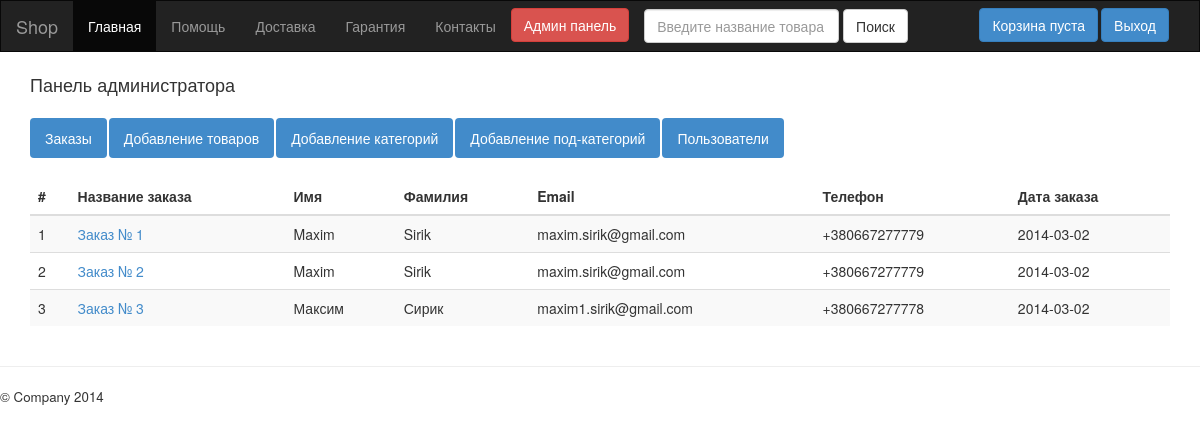
The app's page /?admin (signed in) with its own data.
### tables this page shows
CREATE TABLE IF NOT EXISTS `orders` (
  `id_orders` int(10) NOT NULL AUTO_INCREMENT,
  `id_users` int(10) NOT NULL,
  `time` varchar(255) NOT NULL,
  `link` varchar(255) NOT NULL,
  PRIMARY KEY (`id_orders`)
);

CREATE TABLE IF NOT EXISTS `users` (
  `id` int(10) NOT NULL AUTO_INCREMENT,
  `first_name` varchar(255) DEFAULT NULL,
  `last_name` varchar(255) DEFAULT NULL,
  `email` varchar(255) DEFAULT NULL,
  `password` varchar(255) DEFAULT NULL,
  `level` int(1) DEFAULT NULL,
  `telephone` varchar(15) DEFAULT NULL,
  `date` varchar(255) NOT NULL,
  `cookie` varchar(255) DEFAULT NULL,
  PRIMARY KEY (`id`)
);

### app/ctrlIndex.php (called while the page is built, shortened)
<?php
class ctrlIndex extends ctrl
{
    function admin()
    {
        $this->orders = $this->db->query("SELECT * FROM orders,users WHERE orders.id_users=users.id")->all();
        $this->out('admin.php');
    }
}

### index.php (called while the page is built)
<?php
include "lib/db.php";
include "lib/base.php";
new app(substr($_SERVER['REQUEST_URI'],2));

### lib/db.php (called while the page is built, shortened)
<?php
class db
{
    public function __construct()
    {
        $link = $this->mysqli = new mysqli("mysql.1freehosting.com", "u661937399_1", "jgz822xo1104", "u661937399_1");
    }
    public function query($sql)
    {
        $args = func_get_args();
        $sql = array_shift($args);
        $link = $this->mysqli;
        $args = array_map(function ($param) use ($link) {
            return "'" . $link->escape_string($param) . "'";
        }, $args);
        $sql = str_replace(array('%', '?'), array('%%', '%s'), $sql);
        array_unshift($args, $sql);
        $sql = call_user_func_array('sprintf', $args);
        $this->last = $this->mysqli->query($sql);
        return $this;
    }
}

### tpl/admin.php (the view, shortened to what this page needs)
<div class="container"
<div class="modal-header">
    <h4 class="modal-title" id="myModalLabel">Панель администратора</h4>
</div>
</div>
<br>
<div class="container">
    <div id="tabs">
        <ul class="nav nav-pills">
            <li class="active"><a href="#tabs-1">Заказы</a></li>
            <li class="active"><a href="#tabs-2">Добавление товаров</a></li>
            <li class="active"><a href="#tabs-3">Добавление категорий</a></li>
            <li class="active"><a href="#tabs-4">Добавление под-категорий</a></li>
            <li class="active"><a href="#tabs-5">Пользователи</a></li>
        </ul>
        <div style="margin-top: 20px;">
            <div id="tabs-1">
                <table class="table table-striped">
                    <thead>
                    <tr>
                        <th>#</th>
                        <th>Название заказа</th>
                        <th>Имя</th>
                        <th>Фамилия</th>
                        <th>Email</th>
                        <th>Телефон</th>
                        <th>Дата заказа</th>
                    </tr>
                    </thead>
                    <tbody>
                    <? foreach ($this->orders as $key => $value1) { ?>
                        <tr>
                            <td><?= $value1['id_orders'] ?></td>
                            <td><a href="?adminview/<?= $value1['link'] ?>" target="_blank">Заказ № <?= $value1['id_orders'] ?></a></td>
                            <td><?= $value1['first_name'] ?></td>
                            <td><?= $value1['last_name'] ?></td>
                            <td><?= $value1['email'] ?></td>
                            <td><?= $value1['telephone'] ?></td>
                            <td><?= date('Y-m-d', $value1['time']) ?></td>
                        </tr>
                    <? } ?>
                    </tbody>
                </table>
            </div>
        </div>
    </div>
</div>

### lib/base.php (shortened to what this page needs)
<?php
class ctrl
{
    public function out($tplname, $nested = false)
    {
        if (!$nested) {
            include "tpl/main.php";
        } else
            include "tpl/" . $tplname;
    }
}
class app
{
    public function __construct($path)
    {
        $this->route = explode('/', $path);
        $this->run();
    }
    private function run()
    {
        $url = array_shift($this->route);
        $ctrlName = 'ctrl' . ucfirst($url);
        if (file_exists('app/' . $ctrlName . '.php')) {
            $this->runController($ctrlName);
        } else {
            array_unshift($this->route, $url);
            $this->runController('ctrlIndex');
        }
    }
    private function runController($ctrlName)
    {
        $ctrl = new $ctrlName();
        if (empty($this->route) || empty($this->route[0])) {
            $ctrl->index();
        } else {
            if (empty($this->route))
                $method = 'index';
            else
                $method = array_shift($this->route);
            if (method_exists($ctrl, $method)) {
                if (empty($this->route))
                    $ctrl->$method();
                else
                    call_user_func_array(array($ctrl, $method), $this->route);
            } else
                throw new Exception('Error 404');
        }
    }
}

### tpl/main.php (shortened to what this page needs)
<!DOCTYPE html>
<html lang="en">
<head>
    <link href="tpl/css/bootstrap.min.css" rel="stylesheet">
    <link href="tpl/css/style.css" rel="stylesheet">
</head>
<body>
<nav class="navbar navbar-inverse" role="navigation" id="top-menu">
    <div class="container-fluid">
        <div class="navbar-header">
            <a class="navbar-brand" href="/">Shop</a>
        </div>
        <div class="collapse navbar-collapse" id="bs-example-navbar-collapse-1">
            <ul class="nav navbar-nav">
                <li class="active"><a href="/">Главная</a></li>
                <li><a href="?help">Помощь</a></li>
                <li><a href="?delivery">Доставка</a></li>
                <li><a href="?guarantees">Гарантия</a></li>
                <li><a href="?contacts">Контакты</a></li>
                <?php
                if ($_SESSION['level'] == 1) {?>
                    <li><a style="margin: 0; padding: 0;" href="?admin"><button type="button" class="btn btn-danger" style="margin-top: 7px;">Админ панель</button></a></li>
                <?}?>
            </ul>
            <form class="navbar-form navbar-left" role="search" method="post" action="?search">
                <div class="form-group">
                    <input type="text" name="search_name" class="form-control" placeholder="Введите название товара">
                </div>
                <button type="submit" class="btn btn-default">Поиск</button>
            </form>
            <? if (!empty($_SESSION['level'])) {?>
                <a href="?logout">
                    <button class="btn btn-primary" data-toggle="modal" id="auth" data-target=".bs-example-modal-lg">Выход
                    </button>
                </a>
            <? } ?>
            <? if (empty($_SESSION['basket'])) {?>
                    <button class="btn btn-primary" data-toggle="modal" id="auth" data-target=".bs-example-modal-lg">Корзина пуста</button>
            <? } ?>
        </div>
    </div>
</nav>
<div>
    <? $this->out($this->tpl, true); ?>
    <hr>
    <footer>
        <p>&copy; Company 2014</p>
    </footer>
</body>
</html>

### tpl/css/style.css (style rules this page uses)
#auth { margin-left: 3px; margin-top: 7px; float: right; }
#top-menu { border-radius: 0px; }
p { text-align:justify; font-size: 10pt; }

### records on screen
orders: id_orders "1", id_users.first_name "Maxim", id_users.last_name "Sirik", id_users.email "maxim.sirik@gmail.com", id_users.telephone "+380667277779", time "2014-03-02"
orders: id_orders "2", id_users.first_name "Maxim", id_users.last_name "Sirik", id_users.email "maxim.sirik@gmail.com", id_users.telephone "+380667277779", time "2014-03-02"
orders: id_orders "3", id_users.first_name "Максим", id_users.last_name "Сирик", id_users.email "maxim1.sirik@gmail.com", id_users.telephone "+380667277778", time "2014-03-02"
